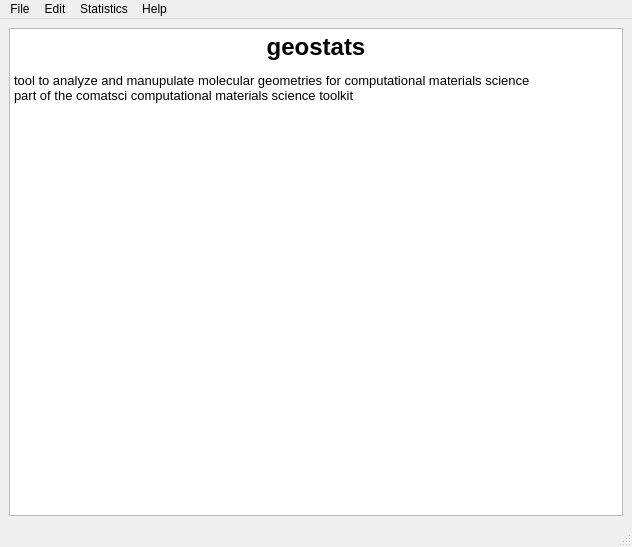
<?xml version="1.0" encoding="UTF-8"?>
<ui version="4.0">
 <class>MainWindow</class>
 <widget class="QMainWindow" name="MainWindow">
  <property name="geometry">
   <rect>
    <x>0</x>
    <y>0</y>
    <width>632</width>
    <height>547</height>
   </rect>
  </property>
  <property name="windowTitle">
   <string>geostats</string>
  </property>
  <property name="windowIcon">
   <iconset resource="gsresources.qrc">
    <normaloff>:/images/images/GSLogo.svg</normaloff>:/images/images/GSLogo.svg</iconset>
  </property>
  <widget class="QWidget" name="centralwidget">
   <layout class="QVBoxLayout" name="verticalLayout_2">
    <item>
     <layout class="QVBoxLayout" name="verticalLayout">
      <item>
       <widget class="QTextBrowser" name="textBrowser">
        <property name="cursor" stdset="0">
         <cursorShape>ArrowCursor</cursorShape>
        </property>
        <property name="documentTitle">
         <string>geostats</string>
        </property>
        <property name="html">
         <string>&lt;!DOCTYPE HTML PUBLIC &quot;-//W3C//DTD HTML 4.0//EN&quot; &quot;http://www.w3.org/TR/REC-html40/strict.dtd&quot;&gt;
&lt;html&gt;&lt;head&gt;&lt;meta name=&quot;qrichtext&quot; content=&quot;1&quot; /&gt;&lt;title&gt;geostats&lt;/title&gt;&lt;style type=&quot;text/css&quot;&gt;
p, li { white-space: pre-wrap; }
&lt;/style&gt;&lt;/head&gt;&lt;body style=&quot; font-family:'Sans'; font-size:10pt; font-weight:400; font-style:normal;&quot;&gt;
&lt;p align=&quot;center&quot; style=&quot; margin-top:0px; margin-bottom:0px; margin-left:0px; margin-right:0px; -qt-block-indent:0; text-indent:0px;&quot;&gt;&lt;img src=&quot;:/images/images/GSLogo.svg&quot; /&gt;&lt;/p&gt;
&lt;p align=&quot;center&quot; style=&quot; margin-top:18px; margin-bottom:12px; margin-left:0px; margin-right:0px; -qt-block-indent:0; text-indent:0px;&quot;&gt;&lt;span style=&quot; font-size:xx-large; font-weight:600;&quot;&gt;geostats&lt;/span&gt;&lt;/p&gt;
&lt;p style=&quot; margin-top:0px; margin-bottom:0px; margin-left:0px; margin-right:0px; -qt-block-indent:0; text-indent:0px;&quot;&gt;tool to analyze and manupulate molecular geometries for computational materials science&lt;/p&gt;
&lt;p style=&quot; margin-top:0px; margin-bottom:0px; margin-left:0px; margin-right:0px; -qt-block-indent:0; text-indent:0px;&quot;&gt;part of the comatsci computational materials science toolkit&lt;/p&gt;&lt;/body&gt;&lt;/html&gt;</string>
        </property>
       </widget>
      </item>
     </layout>
    </item>
   </layout>
  </widget>
  <widget class="QMenuBar" name="menubar">
   <property name="geometry">
    <rect>
     <x>0</x>
     <y>0</y>
     <width>632</width>
     <height>23</height>
    </rect>
   </property>
   <widget class="QMenu" name="menuFile">
    <property name="title">
     <string>File</string>
    </property>
    <addaction name="actionOpen"/>
    <addaction name="separator"/>
    <addaction name="actionSave_geometry"/>
    <addaction name="actionSave_geometry_as"/>
    <addaction name="separator"/>
    <addaction name="actionPrint_Output"/>
    <addaction name="actionSave_output"/>
    <addaction name="separator"/>
    <addaction name="actionExit"/>
   </widget>
   <widget class="QMenu" name="menuEdit">
    <property name="title">
     <string>Edit</string>
    </property>
    <addaction name="actionEdit_Atoms"/>
    <addaction name="actionPeriodic_Expand"/>
    <addaction name="separator"/>
    <addaction name="actionSimple_link_Layers"/>
    <addaction name="actionBCTC_link_Layers"/>
   </widget>
   <widget class="QMenu" name="menuStatistics">
    <property name="title">
     <string>Statistics</string>
    </property>
    <widget class="QMenu" name="menuSummaries">
     <property name="enabled">
      <bool>false</bool>
     </property>
     <property name="title">
      <string>Summaries</string>
     </property>
     <addaction name="actionCoordinations"/>
     <addaction name="actionCharges"/>
    </widget>
    <widget class="QMenu" name="menuGraphs">
     <property name="enabled">
      <bool>false</bool>
     </property>
     <property name="title">
      <string>Graphs</string>
     </property>
     <addaction name="actionRadial_Distribution_Functions"/>
     <addaction name="actionAngle_Distribution_Histogram"/>
     <addaction name="actionBond_Length_Histogram"/>
     <addaction name="separator"/>
     <addaction name="actionElement_Charge_Histograms"/>
    </widget>
    <addaction name="menuSummaries"/>
    <addaction name="menuGraphs"/>
    <addaction name="separator"/>
    <addaction name="actionWrite_BCTC_Coefficients"/>
    <addaction name="actionDFTB_Charge_Constraints"/>
   </widget>
   <widget class="QMenu" name="menuHelp">
    <property name="title">
     <string>Help</string>
    </property>
    <addaction name="actionAbout"/>
    <addaction name="actionHelp"/>
   </widget>
   <addaction name="menuFile"/>
   <addaction name="menuEdit"/>
   <addaction name="menuStatistics"/>
   <addaction name="menuHelp"/>
  </widget>
  <widget class="QStatusBar" name="statusbar"/>
  <action name="actionOpen">
   <property name="text">
    <string>Open</string>
   </property>
   <property name="shortcut">
    <string>Ctrl+O</string>
   </property>
  </action>
  <action name="actionSave_geometry">
   <property name="enabled">
    <bool>false</bool>
   </property>
   <property name="text">
    <string>Save Geometry</string>
   </property>
   <property name="shortcut">
    <string>Ctrl+S</string>
   </property>
  </action>
  <action name="actionSave_geometry_as">
   <property name="enabled">
    <bool>false</bool>
   </property>
   <property name="text">
    <string>Save Geometry As</string>
   </property>
   <property name="shortcut">
    <string>Ctrl+Shift+S</string>
   </property>
  </action>
  <action name="actionSave_output">
   <property name="text">
    <string>Save Output</string>
   </property>
   <property name="shortcut">
    <string>Ctrl+W</string>
   </property>
  </action>
  <action name="actionExit">
   <property name="text">
    <string>Exit</string>
   </property>
   <property name="shortcut">
    <string>Ctrl+Q</string>
   </property>
  </action>
  <action name="actionAbout">
   <property name="text">
    <string>About</string>
   </property>
  </action>
  <action name="actionHelp">
   <property name="text">
    <string>Help</string>
   </property>
   <property name="shortcut">
    <string>F1</string>
   </property>
  </action>
  <action name="actionEdit_Atoms">
   <property name="enabled">
    <bool>false</bool>
   </property>
   <property name="text">
    <string>Edit Atoms</string>
   </property>
  </action>
  <action name="actionPeriodic_Expand">
   <property name="enabled">
    <bool>false</bool>
   </property>
   <property name="text">
    <string>Periodic Expand</string>
   </property>
  </action>
  <action name="actionSimple_link_Layers">
   <property name="enabled">
    <bool>false</bool>
   </property>
   <property name="text">
    <string>Simple-link Layers</string>
   </property>
  </action>
  <action name="actionBCTC_link_Layers">
   <property name="enabled">
    <bool>false</bool>
   </property>
   <property name="text">
    <string>BCTC-link Layers</string>
   </property>
  </action>
  <action name="actionCoordinations">
   <property name="text">
    <string>Coordinations</string>
   </property>
  </action>
  <action name="actionCharges">
   <property name="text">
    <string>Charges</string>
   </property>
  </action>
  <action name="actionWrite_BCTC_Coefficients">
   <property name="enabled">
    <bool>false</bool>
   </property>
   <property name="text">
    <string>Write BCTC Coefficients</string>
   </property>
  </action>
  <action name="actionDFTB_Charge_Constraints">
   <property name="enabled">
    <bool>false</bool>
   </property>
   <property name="text">
    <string>DFTB Charge Constraints</string>
   </property>
  </action>
  <action name="actionRadial_Distribution_Functions">
   <property name="text">
    <string>Radial Distribution Functions</string>
   </property>
  </action>
  <action name="actionAngle_Distribution_Histogram">
   <property name="text">
    <string>Angle Distribution Histogram</string>
   </property>
  </action>
  <action name="actionBond_Length_Histogram">
   <property name="text">
    <string>Bond Length Histogram</string>
   </property>
  </action>
  <action name="actionElement_Charge_Histograms">
   <property name="text">
    <string>Element Charge Histograms</string>
   </property>
   <property name="toolTip">
    <string>Element Charge Histograms</string>
   </property>
  </action>
  <action name="actionPrint_Output">
   <property name="text">
    <string>Print Output</string>
   </property>
   <property name="shortcut">
    <string>Ctrl+P</string>
   </property>
  </action>
 </widget>
 <resources>
  <include location="gsresources.qrc"/>
 </resources>
 <connections>
  <connection>
   <sender>actionExit</sender>
   <signal>activated()</signal>
   <receiver>MainWindow</receiver>
   <slot>close()</slot>
   <hints>
    <hint type="sourcelabel">
     <x>-1</x>
     <y>-1</y>
    </hint>
    <hint type="destinationlabel">
     <x>315</x>
     <y>239</y>
    </hint>
   </hints>
  </connection>
 </connections>
 <slots>
  <slot>showHelp()</slot>
 </slots>
</ui>
